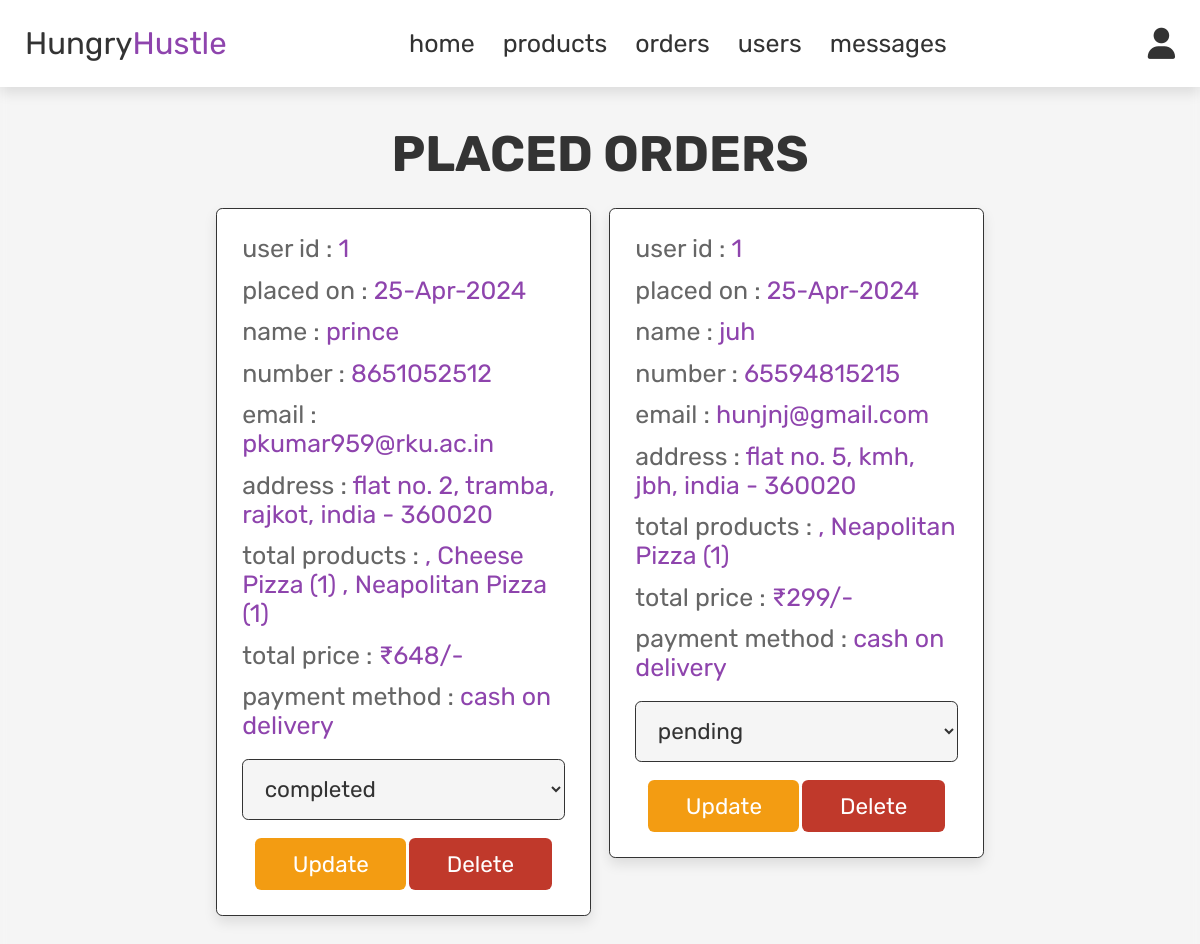
/admin_orders.php (signed in), run on the app's committed database.
### tables this page shows
CREATE TABLE `orders` (
  `id` int(100) NOT NULL,
  `user_id` int(100) NOT NULL,
  `name` varchar(100) NOT NULL,
  `number` varchar(12) NOT NULL,
  `email` varchar(100) NOT NULL,
  `method` varchar(50) NOT NULL,
  `address` varchar(500) NOT NULL,
  `total_products` varchar(1000) NOT NULL,
  `total_price` int(100) NOT NULL,
  `placed_on` varchar(50) NOT NULL,
  `payment_status` varchar(20) NOT NULL DEFAULT 'pending'
);

### admin_orders.php (the view, shortened to what this page needs)
<?php
include 'config.php';
?>
<!DOCTYPE html>
<html lang="en">
<head>
   <link rel="stylesheet" href="https://cdnjs.cloudflare.com/ajax/libs/font-awesome/6.0.0/css/all.min.css">
   <link rel="stylesheet" href="css/admin_style.css">
</head>
<body style="  min-height:100vh;
   background-image: url(https://images.pexels.com/photos/5903274/pexels-photo-5903274.jpeg?auto=compress&cs=tinysrgb&w=600);
   background-size: cover;
   background-position: center;
   backdrop-filter: blur(5px);">
<?php include 'admin_header.php'; ?>
<section class="orders">
   <h1 class="title">placed orders</h1>
   <div class="box-container">
      <?php
      $select_orders = mysqli_query($conn, "SELECT * FROM `orders`") or die('query failed');
      if(mysqli_num_rows($select_orders) > 0){
         while($fetch_orders = mysqli_fetch_assoc($select_orders)){
      ?>
      <div class="box">
         <p> user id : <span><?php echo $fetch_orders['user_id']; ?></span> </p>
         <p> placed on : <span><?php echo $fetch_orders['placed_on']; ?></span> </p>
         <p> name : <span><?php echo $fetch_orders['name']; ?></span> </p>
         <p> number : <span><?php echo $fetch_orders['number']; ?></span> </p>
         <p> email : <span><?php echo $fetch_orders['email']; ?></span> </p>
         <p> address : <span><?php echo $fetch_orders['address']; ?></span> </p>
         <p> total products : <span><?php echo $fetch_orders['total_products']; ?></span> </p>
         <p> total price : <span>₹<?php echo $fetch_orders['total_price']; ?>/-</span> </p>
         <p> payment method : <span><?php echo $fetch_orders['method']; ?></span> </p>
         <form action="" method="post">
            <select name="update_payment">
               <option value="" selected disabled><?php echo $fetch_orders['payment_status']; ?></option>
            </select>
            <input type="submit" value="update" name="update_order" class="option-btn">
            <a href="admin_orders.php?delete=<?php echo $fetch_orders['id']; ?>" onclick="return confirm('delete this order?');" class="delete-btn">delete</a>
         </form>
      </div>
      <?php
         }
      }else{
         echo '<p class="empty">no orders placed yet!</p>';
      }
      ?>
   </div>
</section>
</body>
</html>

### css/admin_style.css (style rules this page uses)
:root { --purple:#8e44ad; --red:#c0392b; --orange:#f39c12; --black:#333; --white:#fff; --light-color:#666; --light-white:#ccc; --light-bg:#f5f5f5; --border:.1rem solid var(--black); --box-shadow:0 .5rem 1rem rgba(0,0,0,.1); }
* { font-family: 'Rubik', sans-serif; margin:0; padding:0; box-sizing: border-box; outline: none; border:none; text-decoration: none; transition:all .2s linear; }
html { font-size: 78%; overflow-x: hidden; }
body { background-color: var(--light-bg); }
section { padding:3rem 2rem; }
.title { text-align: center; margin-bottom: 2rem; text-transform: uppercase; color:var(--black); font-size: 4rem; }
.btn, .option-btn, .delete-btn, .white-btn { display: inline-block; margin-top: 1rem; padding:1rem 3rem; cursor: pointer; color:var(--white); font-size: 1.8rem; border-radius: .5rem; text-transform: capitalize; }
.option-btn { background-color: var(--orange); }
.delete-btn { background-color: var(--red); }
.orders .box-container { display: grid; grid-template-columns: repeat(auto-fit, 30rem); justify-content: center; gap:1.5rem; max-width: 1200px; margin:0 auto; align-items: flex-start; }
.orders .box-container .box { background-color: var(--white); padding:2rem; border:var(--border); box-shadow: var(--box-shadow); border-radius: .5rem; }
.orders .box-container .box p { padding-bottom: 1rem; font-size: 2rem; color:var(--light-color); }
.orders .box-container .box p span { color:var(--purple); }
.orders .box-container .box form { text-align: center; }
.orders .box-container .box form select { border-radius: .5rem; margin:.5rem 0; width: 100%; background-color: var(--light-bg); border:var(--border); padding:1.2rem 1.4rem; font-size: 1.8rem; color:var(--black); }

### data on the page
orders: user "1", placed_on "25-Apr-2024", name "prince", number "8651052512", email "pkumar959@rku.ac.in", address "flat no. 2, tramba, rajkot, india - 360020", total_products ", Cheese Pizza (1) , Neapolitan Pizza (1)", total_price "648", method "cash on delivery", update_payment "completed"
orders: user "1", placed_on "25-Apr-2024", name "juh", number "65594815215", email "hunjnj@gmail.com", address "flat no. 5, kmh, jbh, india - 360020", total_products ", Neapolitan Pizza (1)", total_price "299", method "cash on delivery", update_payment "pending"
